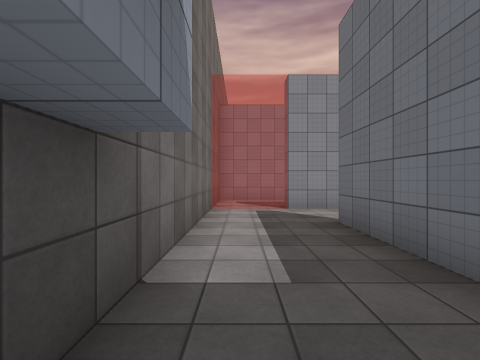
view 1 (above)

21 first-person views from a walk through a Unity game level. The camera is 1.5 m above the floor, looks level and sees 90° across. The floor is counted in squares, 2 m on a side. Each view is taken from the middle of a square. On the plan, view 1 faces up. The plan holds only what a view shows up to about 9 squares ahead; the rest is blank. The place goes on beyond the plan. The player character is not drawn. Surface patterns are stand-ins for the level's own textures.

view 2
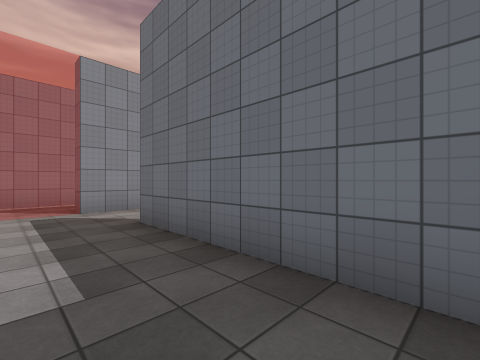

view 3
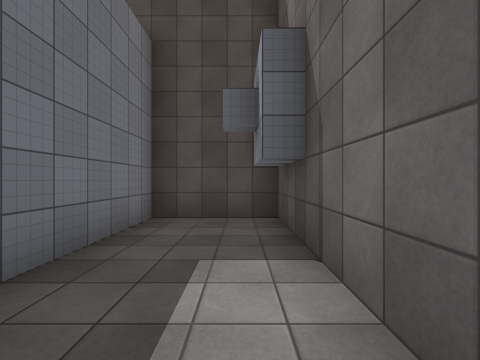

view 4
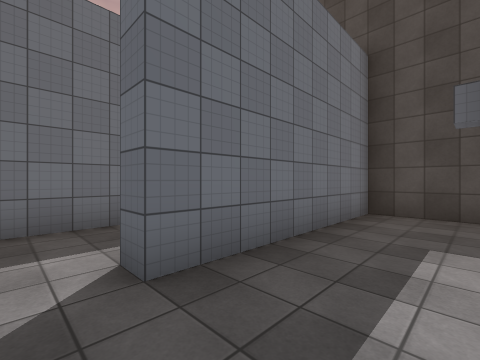

view 5
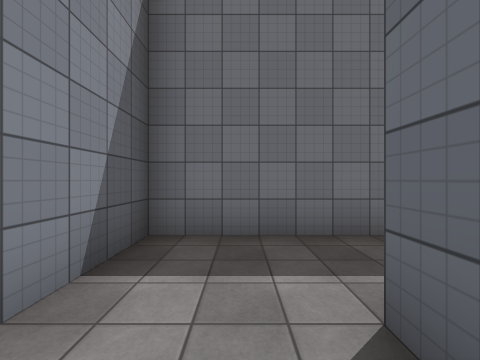

view 6
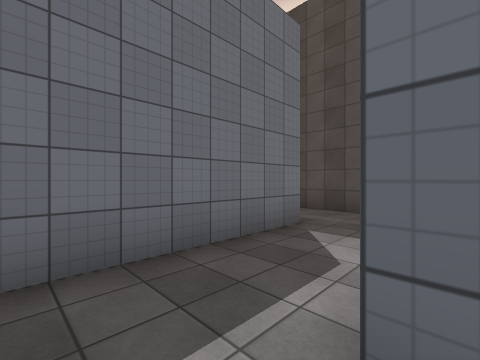

view 7
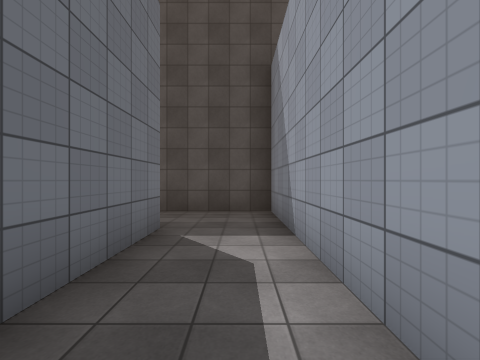

view 8
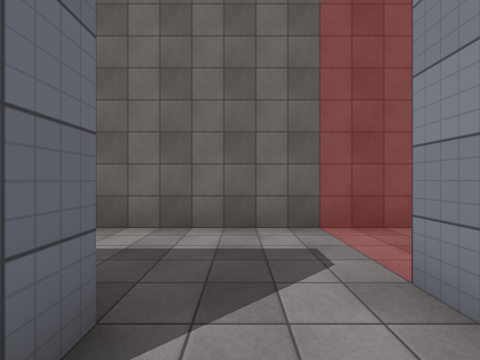

view 9
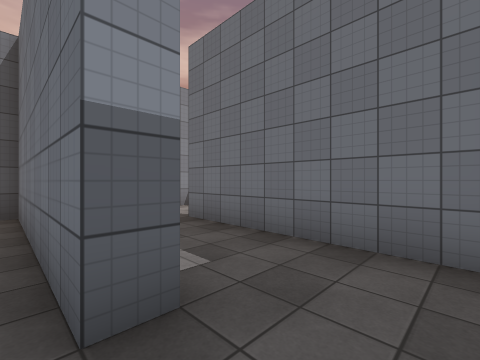

view 10
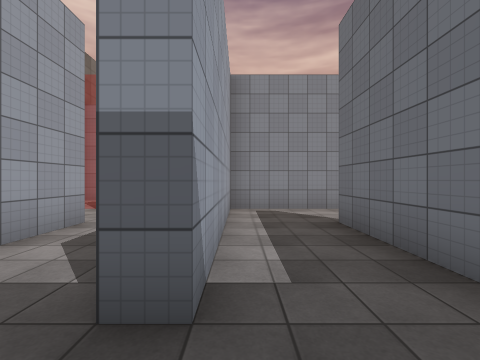

view 11
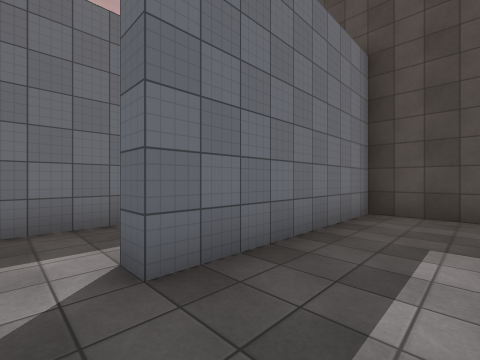

view 12
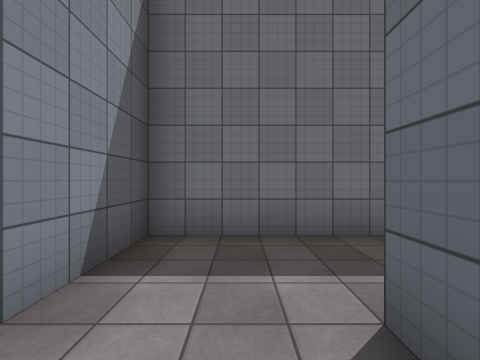

view 13
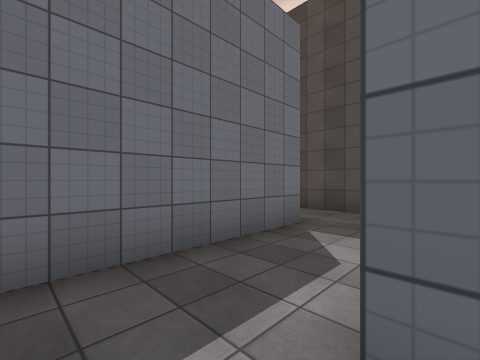

view 14
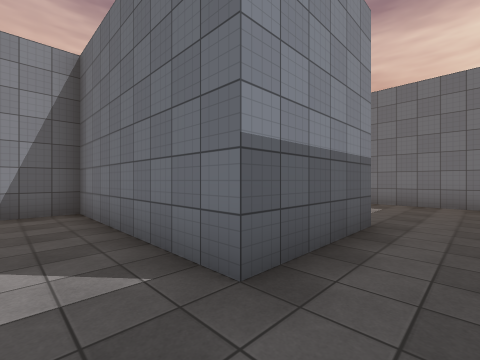

view 15
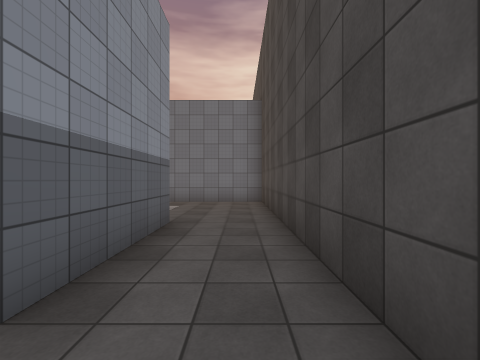

view 16
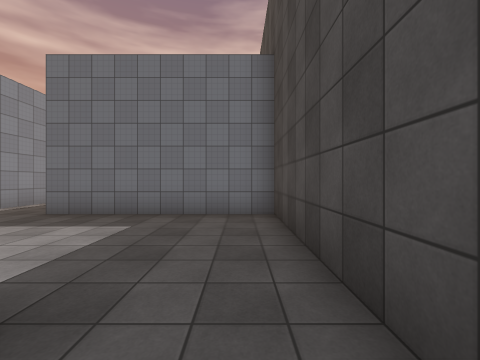

view 17
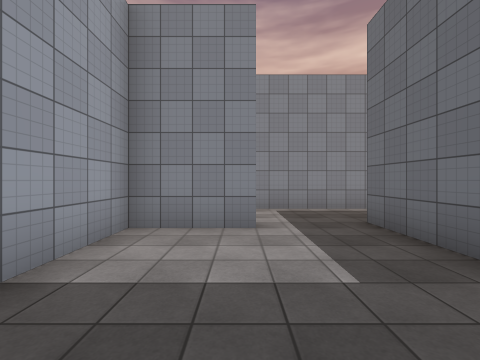

view 18
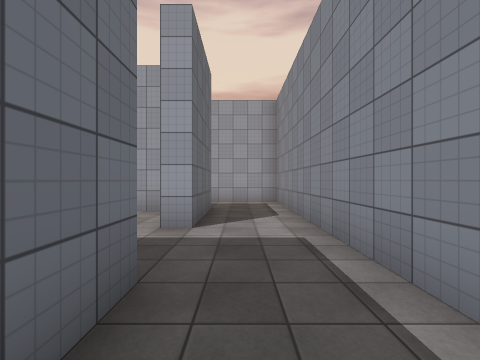

view 19
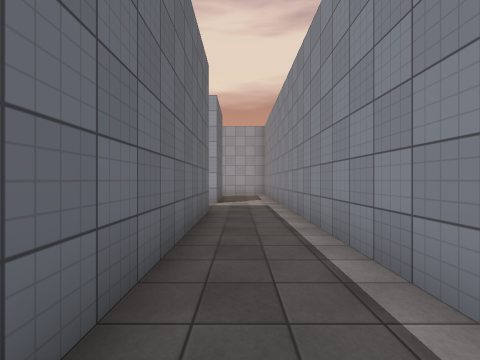

view 20
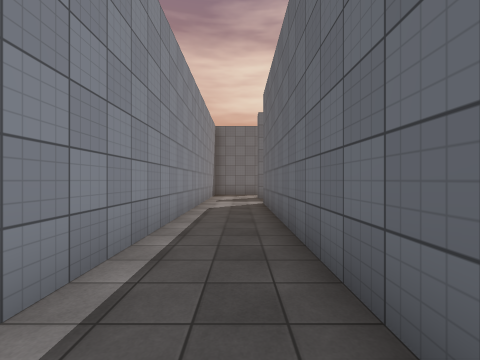

view 21
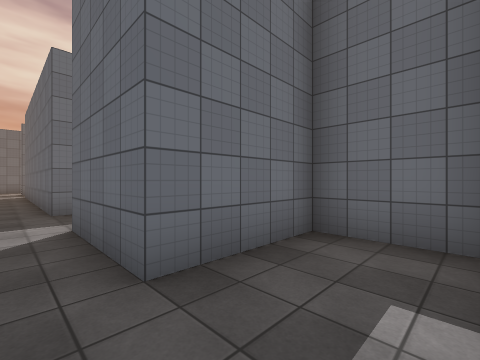

### Floor plan
Ten units are one square. View 1 is at (0, 0); x grows to the right and y downward. Boxes are objects, and circles mark ways between rooms. Rooms are numbered by the first view taken in them; rooms with no view inside come last. Other rooms are left out.
<svg viewBox="-12 -67 242 80">
<path fill="none" stroke="#000" d="M-7 -59 -7 8 18 8 18 -42 22 -42M25 -62 13 -62M42 -12 42 -62 25 -62M22 -42 22 8 44 8M75 -62 48 -62 48 -12 42 -12M44 8 68 8 68 -42 72 -42M88 8 116 8M122 -12 92 -12 92 -62 75 -62M143 -38 123 -38 123 -18M116 8 163 8 163 -42M163 -42 225 -42M100 -17 117 -17 117 -42 143 -42 143 -38M225 -62 98 -62 98 -40"/>
<circle cx="20" cy="-50" r="3" fill="#2a7"/>
<circle cx="40" cy="-5" r="3" fill="#2a7"/>
<circle cx="70" cy="-50" r="3" fill="#2a7"/>
<circle cx="110" cy="0" r="3" fill="#2a7"/>
<circle cx="150" cy="-40" r="3" fill="#2a7"/>
<text x="10" y="-30">1</text>
<text x="30" y="-20">2</text>
<text x="60" y="-30">3</text>
<text x="80" y="-20">4</text>
<text x="140" y="-10">5</text>
<text x="140" y="-50">6</text>
</svg>
Room 1 opens to room 2. Room 2 opens to room 3. Room 3 opens to room 4. Room 4 opens to room 5. Room 5 opens to room 6.

Where each view was taken, in squares from view 1:
view 1: 0 up, 0 right, facing up
view 2: 0 up, 0 right, facing up-right
view 3: 4 up, 0 right, facing down
view 4: 5 up, 0 right, facing down-right
view 5: 5 up, 1 right, facing right
view 6: 5 up, 2 right, facing down-right
view 7: 5 up, 3 right, facing down
view 8: 5 up, 3 right, facing left
view 9: 0 up, 4 right, facing up-right
view 10: 0 up, 5 right, facing up
view 11: 5 up, 5 right, facing down-right
view 12: 5 up, 6 right, facing right
view 13: 5 up, 7 right, facing down-right
view 14: 0 up, 8 right, facing up-right
view 15: 0 up, 8 right, facing right
view 16: 0 up, 11 right, facing right
view 17: 0 up, 14 right, facing up
view 18: 5 up, 18 right, facing left
view 19: 5 up, 22 right, facing left
view 20: 5 up, 16 right, facing right
view 21: 5 up, 10 right, facing down-right
